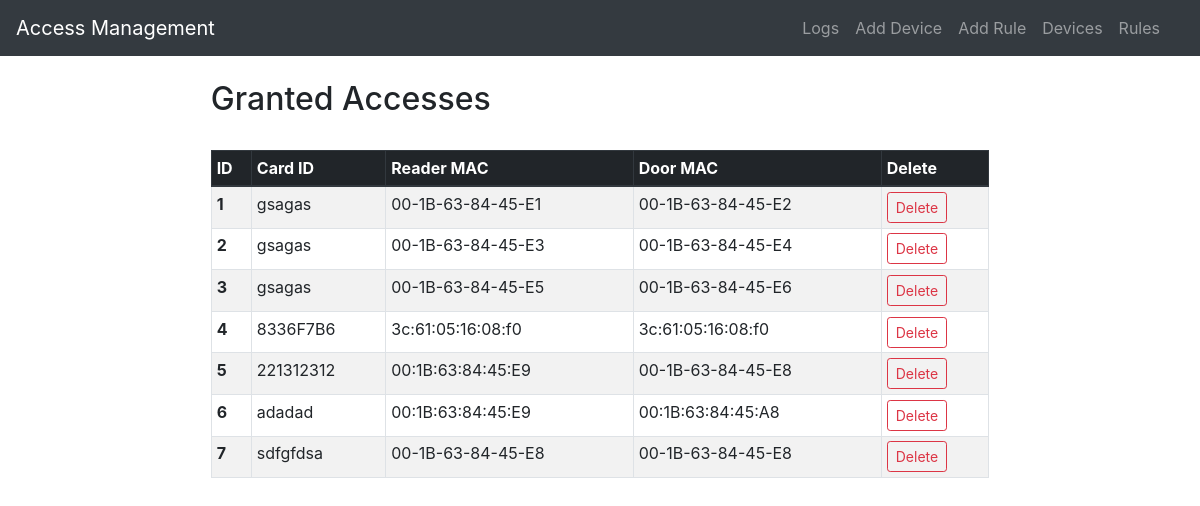
Screenshot of /list_of_rules with the database file from the repository.
### application/models.py (models this page shows, shortened)
class Rule(db.Model):
    __tablename__ = "rules"
    rule_id = db.Column(db.Integer, db.Identity(start=1, cycle=True), primary_key=True)
    card_id = db.Column(db.Text, index=True)
    reader_mac = db.Column(db.Text, db.ForeignKey('devices.device_mac',
                                         name='device_relation_reader_mac_fk', ondelete="cascade", onupdate="cascade"),
                        nullable=False)
    reader = db.relationship("Device", backref=db.backref("readers"), foreign_keys=[reader_mac])
    door_mac = db.Column(db.Text, db.ForeignKey('devices.device_mac',
                                         name='device_relation_door_mac_fk', ondelete="cascade", onupdate="cascade"),
                      nullable=False)
    door = db.relationship("Device", backref=db.backref("doors"), foreign_keys=[door_mac])

### application/routes.py (the view)
@app.route("/list_of_rules")
def list_of_rules():
    entries = Rule.query.all()
    return render_template('list_of_rules.html', entries=entries)

### application/templates/list_of_rules.html
{% extends 'layout.html' %}
{% block content %}
    <div class="col-sm-10 ml-auto mr-auto ">
        <H2>Granted Accesses </H2>
        <div style="max-height: 72vh; overflow: auto;">
        <br>
        <table class="table table-striped table-bordered table-sm" style="border-collapse: collapse; width: 100%;">
            <thead class="thead-dark">
                <tr>
                     <th scope="col">ID</th>
                    <th scope="col">Card ID</th>
                    <th scope="col">Reader MAC</th>
                    <th scope="col">Door MAC</th>
                    <th scope="col">Delete</th>
                </tr>
            </thead>
            <tbody>
                {% for entry in entries %}
                        <tr>
                            <th scope="row">{{loop.index}}</th>
                            <td>{{entry.card_id}}</td>
                            <td>{{ entry.reader_mac }}</td>
                            <td>{{ entry.door_mac }}</td>
                            <td><a href="{{url_for('delete_rule',entry_id=entry.rule_id)}}" class="btn btn-outline-danger btn-sm">Delete</a></td>
                        </tr>
                {% endfor %}
        </tbody>
        </table>
        </div>
    </div>
{% endblock %}

### rows the page displays
Rule: card_id "gsagas", reader_mac "00-1B-63-84-45-E1", door_mac "00-1B-63-84-45-E2"
Rule: card_id "gsagas", reader_mac "00-1B-63-84-45-E3", door_mac "00-1B-63-84-45-E4"
Rule: card_id "gsagas", reader_mac "00-1B-63-84-45-E5", door_mac "00-1B-63-84-45-E6"
Rule: card_id "8336F7B6", reader_mac "3c:61:05:16:08:f0", door_mac "3c:61:05:16:08:f0"
Rule: card_id "221312312", reader_mac "00:1B:63:84:45:E9", door_mac "00-1B-63-84-45-E8"
Rule: card_id "adadad", reader_mac "00:1B:63:84:45:E9", door_mac "00:1B:63:84:45:A8"
Rule: card_id "sdfgfdsa", reader_mac "00-1B-63-84-45-E8", door_mac "00-1B-63-84-45-E8"
